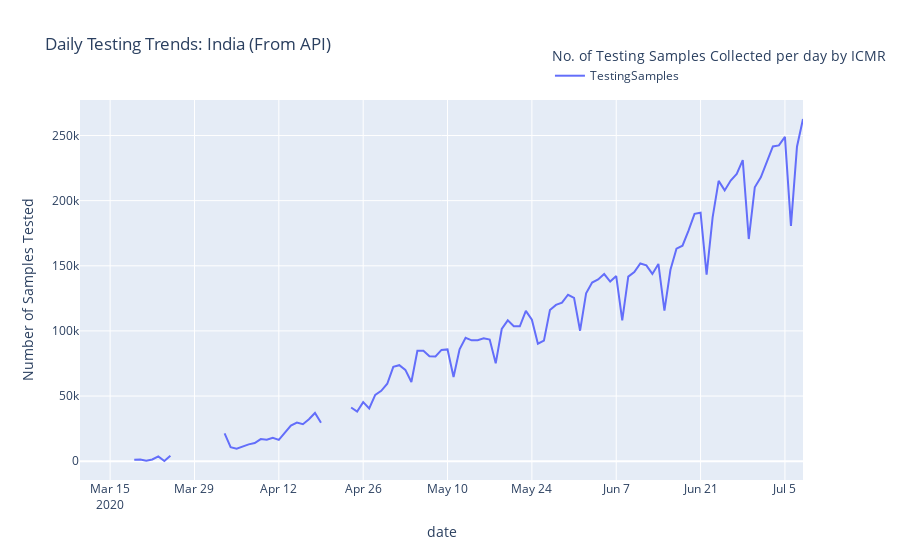

Write notebook code for a chart like this one.
### Markdown cell above
### India Testing Statistics
The comparison of the graphs of the amount of Testing Done and the confirmed Cases each day can be a good indicator of whether enough testing is being done. If the curves are very close by it can indicate that not enough people are getting tested. Visualising the Daily confirmed cases and Testing Samples collected on a semi-log graph shows that the number of confirmed cases per day is increasing at a faster rate than the Testing Rate although this is understandably skewed due to the log axis. <br>
Looking at the comparison and observing the sharp increase in samples collected, we can say that testing is finally being done on a larger scale. (Testing Data from 03-13. Sharper increase in April). <br>
Also observe the weekly seasonality in testing samples collected.

### Code cell
fig = india_data[['TestingSamples']].iloc[40:].diff(
    1).plot(title=' Daily Testing Trends: India (From API)')
fig.update_layout(yaxis=dict(title='Number of Samples Tested'),
                  legend_title_text='No. of Testing Samples Collected per day by ICMR', legend=dict(x=.65, y=1.15))
